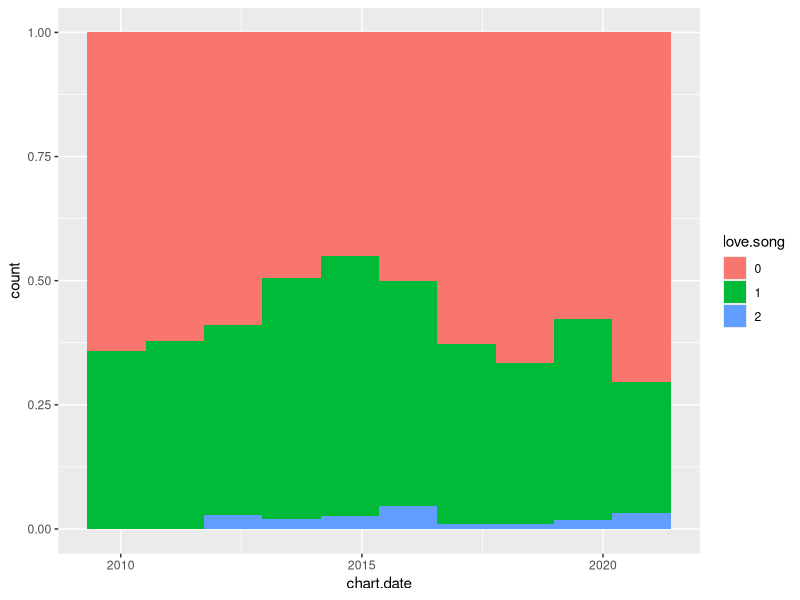
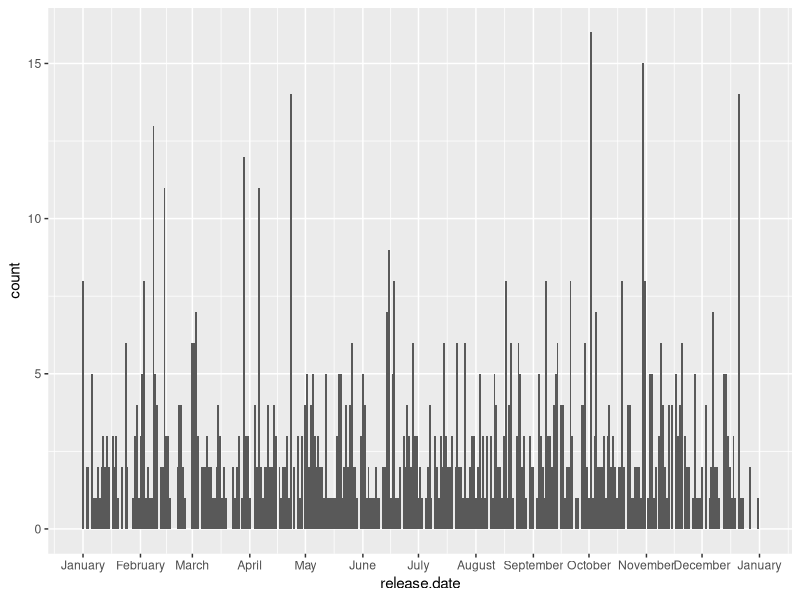
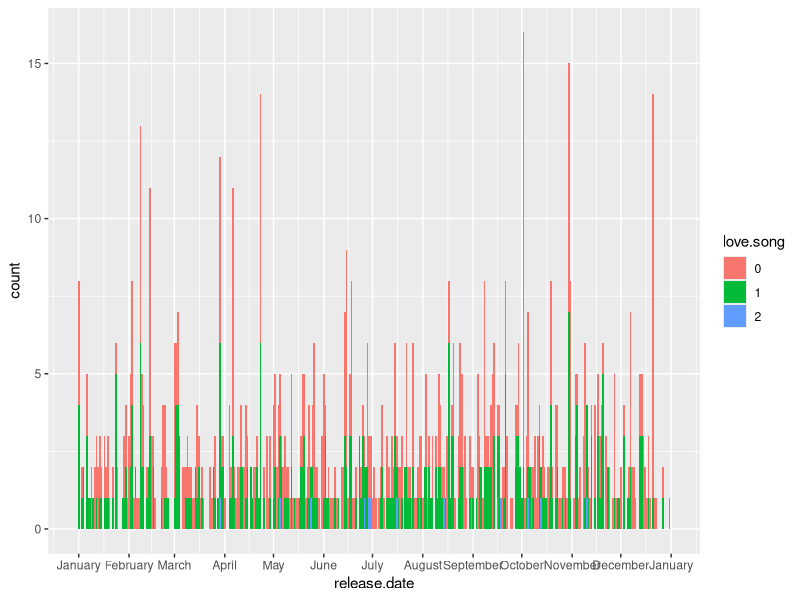
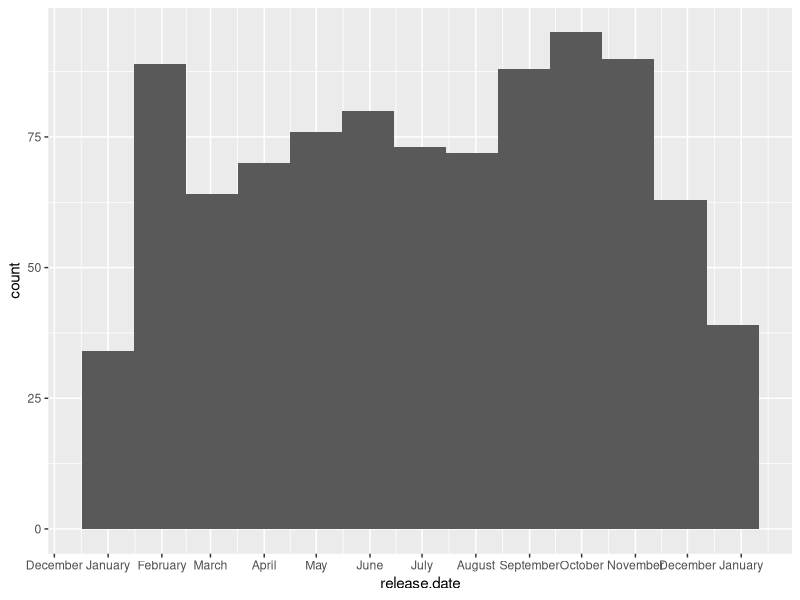
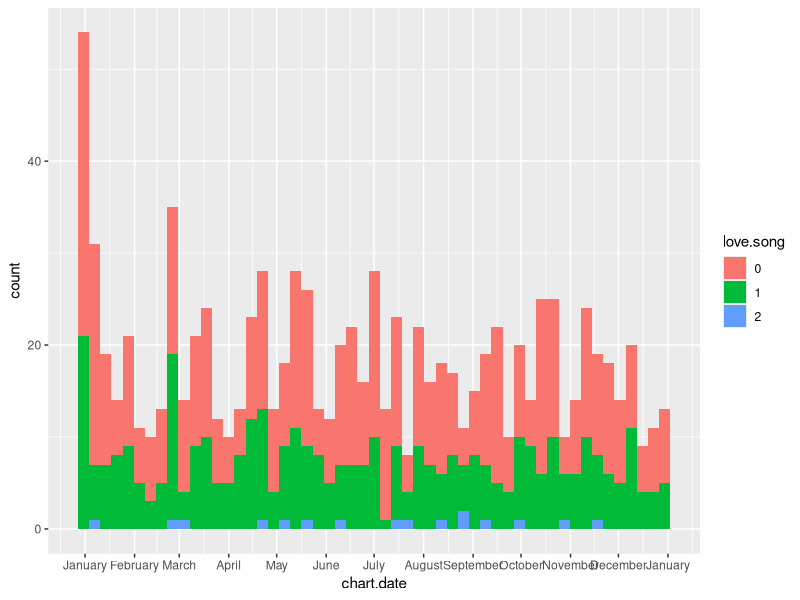

R code for these plots, in order:
library(tidyverse)
library(lubridate)
library(tidytext)

song.data <- read_csv("./datasets/songs_lyrics_short.csv",
                      col_names = c(
                        "album",
                        "chart.date",
                        "love.song",
                        "lyrics",
                        "release.date",
                        "song.title",
                        "artist"
                      ),
                      col_types = cols(
                        album = col_character(),
                        chart.date = col_date("%d/%m/%Y"),
                        love.song = col_factor(),
                        lyrics = col_character(),
                        release.date = col_date("%d/%m/%Y"),
                        song.title = col_character(),
                        artist = col_character()
                      ),
                      skip = 1)

view(song.data)

# Let's work on cleaning the dataset. First, 

song.data.clean <- song.data %>%
  mutate(lyrics = str_remove_all(lyrics, "\\[.+?\\]")) %>%
  mutate(lyrics = str_remove_all(lyrics, "\\(.+?\\)")) %>%
  mutate(lyrics = str_replace_all(lyrics, "â€™", "'")) %>% 
  mutate(lyrics = str_to_lower(lyrics)) %>%
  view()

# Function to expand contractions - Look deeper into this

FixContractions <- function(string) {
  string <- str_replace_all(string, "won't", "will not")
  string <- str_replace_all(string, "can't", "cannot")
  string <- str_replace_all(string, "n't", " not")
  string <- str_replace_all(string, "'ll", " will")
  string <- str_replace_all(string, "'re", " are")
  string <- str_replace_all(string, "'ve", " have")
  string <- str_replace_all(string, "'m", " am")
  string <- str_replace_all(string, "'d", " would")
  string <- str_replace_all(string, "n'", "ng")
  string <- str_replace_all(string, "'cause", "because")
  string <- str_replace_all(string, "it's", "it is")
  string <- str_replace_all(string, "'s", "")
  string <- str_replace_all(string, "'less", "unless")
  return(string)
}

FixContractions(song.data.clean[[6,4]])

song.data.clean[[6,4]] %>%
  FixContractions() %>%
  str_replace_all("[^a-zA-Z0-9\\- ]", " ")

# remove contractions and punctuation
song.data.clean <- song.data.clean %>%
  mutate(lyrics = lyrics %>% FixContractions() %>% str_replace_all("[^a-zA-Z0-9\\- ]", " "))

# Convert chart.dates to lubridate dates

song.data.clean <- song.data.clean %>%
  mutate(chart.date = as_date(chart.date),
         release.date = as_date(release.date))

## Exploratory data analysis
# What percentage of songs charting each year are love songs?

song.data.clean %>%
  ggplot(aes(chart.date)) +
  geom_histogram(position = "fill", aes(fill = love.song), bins = 10) # Fix the date labels, change colors

# Amongst songs that turn out to be top 100 songs in the past decade, when are they released? and 
# how many of them are love songs?

song.data.clean %>%
  filter(release.date >= date("01-01-2010")) %>%
  mutate(release.date = update(release.date, year=2010)) %>%
  ggplot(aes(release.date)) +
  geom_histogram(binwidth = (1)) +
  scale_x_date(date_labels="%B", date_breaks = "1 month")

song.data.clean %>%
  filter(release.date >= date("01-01-2010")) %>%
  mutate(release.date = update(release.date, year=2010)) %>%
  ggplot(aes(release.date)) +
  geom_histogram(aes(fill=love.song), binwidth = (1)) +
  scale_x_date(date_labels="%B", date_breaks = "1 month")

# Is it possible that releaseing songs at a particular time leads to them being more successful? Probably not.
# Let's look at the dates with the most top 100 songs:

hot.dates <- song.data.clean %>%
  count(release.date) %>%
  filter(n > 5) %>% .$release.date

song.data.clean %>%
  filter(release.date %in% hot.dates) %>% view()

# We can see that they come from largely the same artists. OK, but is there a best month to release albums?

song.data.clean %>%
  filter(release.date >= date("01-01-2010")) %>%
  mutate(release.date = update(release.date, year=2010)) %>%
  ggplot(aes(release.date)) +
  geom_histogram(binwidth = (30)) +
  scale_x_date(date_labels="%B", date_breaks = "1 month")

# For songs that end up charting on the top 100, is there any correlation between them being love songs and the 
# time of the year they first become popular? 
# Find a way to group by month!
song.data.clean %>%
  filter(chart.date > date("07-01-2010")) %>% # Take out the first week of jan 2010 because of "spillover from prev year" from last year
  mutate(chart.date = update(chart.date, year=2010)) %>%
  ggplot(aes(chart.date)) +
  geom_histogram(aes(fill=love.song), binwidth = (7)) +
  scale_x_date(date_labels="%B", date_breaks = "1 month")


# Now let's do some visualizations with the words themselves!


# Tokenization with tidy text. Now, each word is present as a row. We will use this in some models (but not all)
song.data.tidy <- song.data.clean %>%
  unnest_tokens(word, lyrics) %>%
  anti_join(stop_words) %>%
  distinct() %>%
  filter(nchar(word) >= 3)

song.data.tidy
